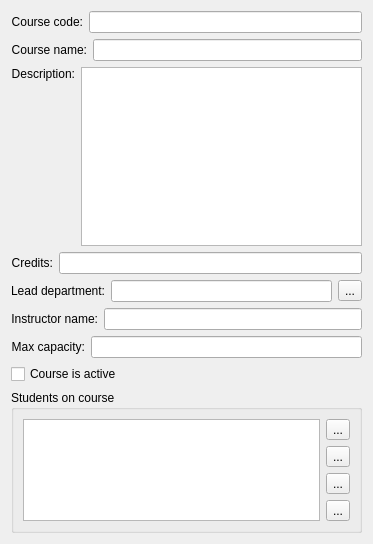
<?xml version="1.0" encoding="UTF-8"?>
<ui version="4.0">
 <class>course_widget</class>
 <widget class="QWidget" name="course_widget">
  <property name="geometry">
   <rect>
    <x>0</x>
    <y>0</y>
    <width>373</width>
    <height>544</height>
   </rect>
  </property>
  <property name="windowTitle">
   <string>Form</string>
  </property>
  <layout class="QGridLayout" name="gridLayout_2">
   <item row="0" column="0">
    <layout class="QHBoxLayout" name="courseCodeLay">
     <item>
      <widget class="QLabel" name="lCourseCode">
       <property name="text">
        <string>&lt;html&gt;&lt;head/&gt;&lt;body&gt;&lt;p&gt;Course code:&lt;/p&gt;&lt;/body&gt;&lt;/html&gt;</string>
       </property>
       <property name="alignment">
        <set>Qt::AlignRight|Qt::AlignTrailing|Qt::AlignVCenter</set>
       </property>
      </widget>
     </item>
     <item>
      <widget class="QLineEdit" name="lECourseCode"/>
     </item>
    </layout>
   </item>
   <item row="1" column="0">
    <layout class="QHBoxLayout" name="courseLay">
     <item>
      <widget class="QLabel" name="lCourseName">
       <property name="text">
        <string>&lt;html&gt;&lt;head/&gt;&lt;body&gt;&lt;p&gt;Course name:&lt;/p&gt;&lt;/body&gt;&lt;/html&gt;</string>
       </property>
       <property name="alignment">
        <set>Qt::AlignRight|Qt::AlignTrailing|Qt::AlignVCenter</set>
       </property>
      </widget>
     </item>
     <item>
      <widget class="QLineEdit" name="lECourseName"/>
     </item>
    </layout>
   </item>
   <item row="2" column="0">
    <layout class="QHBoxLayout" name="descriptionLay">
     <item>
      <widget class="QLabel" name="lDescription">
       <property name="text">
        <string>&lt;html&gt;&lt;head/&gt;&lt;body&gt;&lt;p&gt;Description:&lt;/p&gt;&lt;/body&gt;&lt;/html&gt;</string>
       </property>
       <property name="alignment">
        <set>Qt::AlignRight|Qt::AlignTop|Qt::AlignTrailing</set>
       </property>
      </widget>
     </item>
     <item>
      <widget class="QTextEdit" name="tECourseDescription"/>
     </item>
    </layout>
   </item>
   <item row="3" column="0">
    <layout class="QHBoxLayout" name="creditsLay">
     <item>
      <widget class="QLabel" name="lCredits">
       <property name="text">
        <string>&lt;html&gt;&lt;head/&gt;&lt;body&gt;&lt;p&gt;Credits:&lt;/p&gt;&lt;/body&gt;&lt;/html&gt;</string>
       </property>
       <property name="alignment">
        <set>Qt::AlignRight|Qt::AlignTrailing|Qt::AlignVCenter</set>
       </property>
      </widget>
     </item>
     <item>
      <widget class="QLineEdit" name="lECourseCredits"/>
     </item>
    </layout>
   </item>
   <item row="4" column="0">
    <layout class="QHBoxLayout" name="depLay">
     <item>
      <widget class="QLabel" name="lDepartment">
       <property name="text">
        <string>&lt;html&gt;&lt;head/&gt;&lt;body&gt;&lt;p&gt;Lead department:&lt;/p&gt;&lt;/body&gt;&lt;/html&gt;</string>
       </property>
       <property name="alignment">
        <set>Qt::AlignRight|Qt::AlignTrailing|Qt::AlignVCenter</set>
       </property>
      </widget>
     </item>
     <item>
      <widget class="QLineEdit" name="lEDepartment">
       <property name="readOnly">
        <bool>true</bool>
       </property>
      </widget>
     </item>
     <item>
      <widget class="QToolButton" name="tbDepartment">
       <property name="text">
        <string>...</string>
       </property>
      </widget>
     </item>
    </layout>
   </item>
   <item row="5" column="0">
    <layout class="QHBoxLayout" name="instructorLay">
     <item>
      <widget class="QLabel" name="lInstructorName">
       <property name="text">
        <string>&lt;html&gt;&lt;head/&gt;&lt;body&gt;&lt;p&gt;Instructor name:&lt;/p&gt;&lt;/body&gt;&lt;/html&gt;</string>
       </property>
       <property name="alignment">
        <set>Qt::AlignRight|Qt::AlignTrailing|Qt::AlignVCenter</set>
       </property>
      </widget>
     </item>
     <item>
      <widget class="QLineEdit" name="lEInstructorName"/>
     </item>
    </layout>
   </item>
   <item row="6" column="0">
    <layout class="QHBoxLayout" name="capacityHorizontalLayout">
     <item>
      <widget class="QLabel" name="lMaxCapacity">
       <property name="text">
        <string>&lt;html&gt;&lt;head/&gt;&lt;body&gt;&lt;p&gt;Max capacity:&lt;/p&gt;&lt;/body&gt;&lt;/html&gt;</string>
       </property>
       <property name="alignment">
        <set>Qt::AlignRight|Qt::AlignTrailing|Qt::AlignVCenter</set>
       </property>
      </widget>
     </item>
     <item>
      <widget class="QLineEdit" name="lEMaxCapacity"/>
     </item>
    </layout>
   </item>
   <item row="7" column="0">
    <widget class="QCheckBox" name="chIsActive">
     <property name="text">
      <string>Course is active</string>
     </property>
    </widget>
   </item>
   <item row="8" column="0">
    <widget class="QGroupBox" name="gbCourseStudents">
     <property name="title">
      <string>Students on course</string>
     </property>
     <layout class="QGridLayout" name="gridLayout">
      <item row="0" column="0" rowspan="4">
       <widget class="QTreeView" name="tvStudentsCourse"/>
      </item>
      <item row="0" column="1">
       <widget class="QToolButton" name="tbRefresh">
        <property name="text">
         <string>...</string>
        </property>
       </widget>
      </item>
      <item row="1" column="1">
       <widget class="QToolButton" name="tbAddStudent">
        <property name="text">
         <string>...</string>
        </property>
       </widget>
      </item>
      <item row="2" column="1">
       <widget class="QToolButton" name="tbEditStatus">
        <property name="text">
         <string>...</string>
        </property>
       </widget>
      </item>
      <item row="3" column="1">
       <widget class="QToolButton" name="tbDelStudent">
        <property name="text">
         <string>...</string>
        </property>
       </widget>
      </item>
     </layout>
    </widget>
   </item>
  </layout>
 </widget>
 <resources/>
 <connections/>
</ui>
